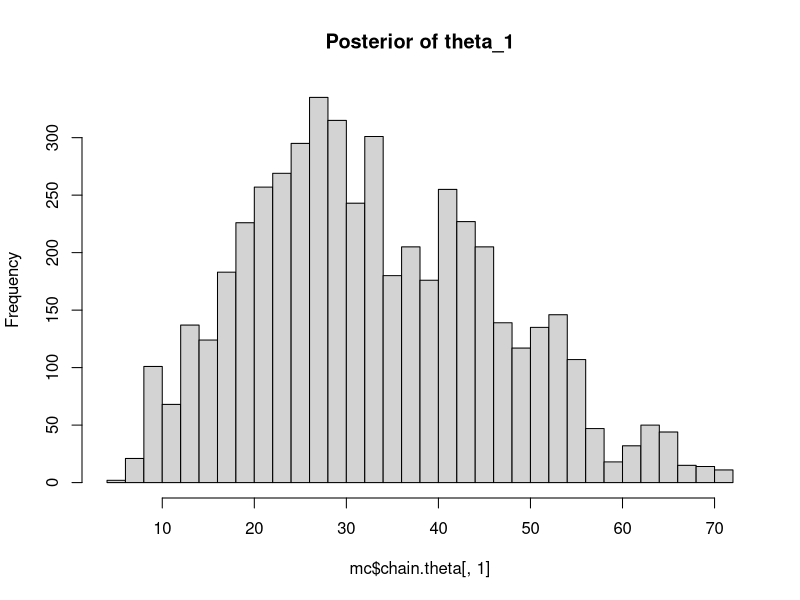
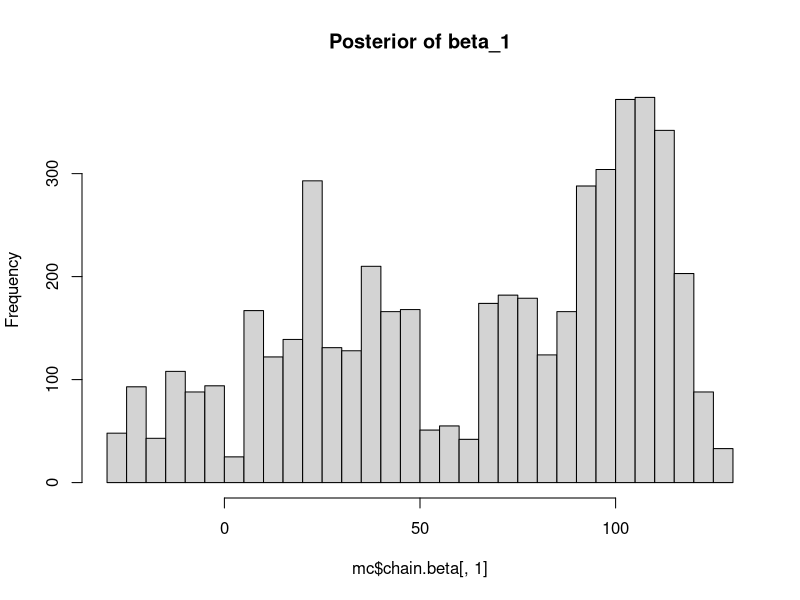
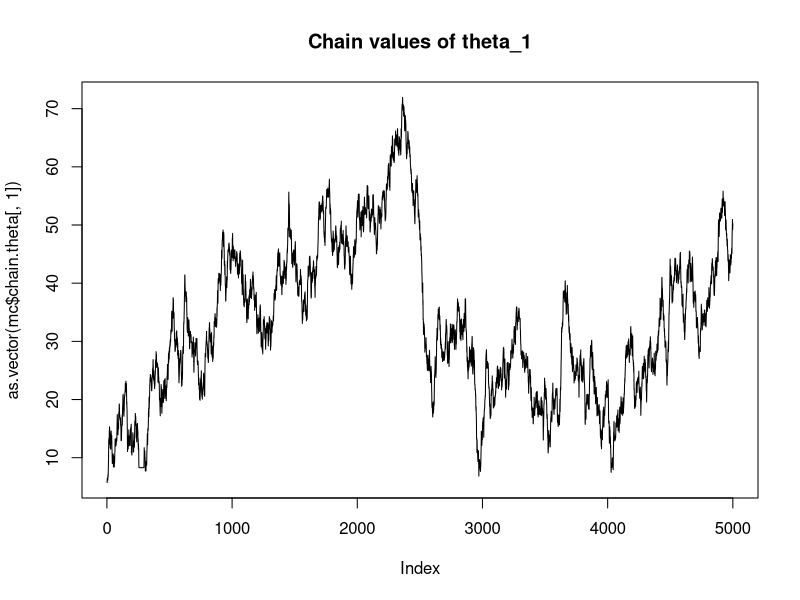
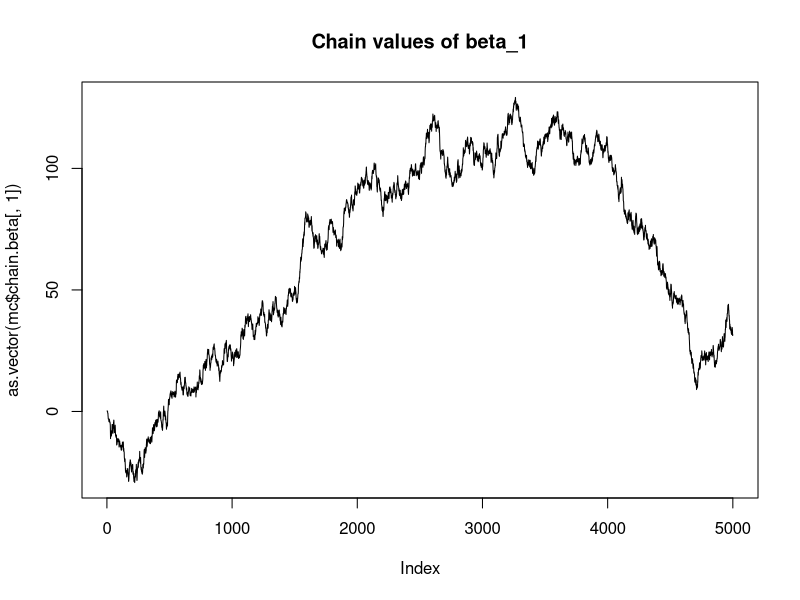

Reproduce these figures in R, in order.
library(ggplot2)
library(MCMCpack)
set.seed(62)
#DATA SIMULATION
rasch.modeling <- function(persons, items) {
  temp <- matrix(rep(items, length(persons)), ncol = length(persons))
  exp_index <- t(apply(temp, 1, '-', persons))
  probabilities <- 1 / (1 + exp(exp_index))
  output <- list()
  output$items <- items
  output$persons <- persons
  output$data <- matrix(apply(probabilities, 1, function(x) as.numeric(runif(1) > x)), ncol = length(persons))
  output
}
npersons <- 100
nitems <- 20
items <- rnorm(nitems, 0, 1)
persons <- rnorm(npersons)
rmdata <- rasch.modeling(persons, items)
X <- rmdata$data

probability <- function(beta, theta) {
  return(1 / (1 + exp(beta - theta)))
}

# loglikelihood of the data
data.like <- function(param, data){
  theta <- param[1] # person ability
  b <- param[2] # item difficulty
  p <- exp(theta - b)/(1 + exp(theta - b))
  y <- data # data
  # log likelihood
  like <- sum(y*log(p) + (1 - y)*log(1 - p)) 
  return(like)
}

theta.prior <- function(mean = 0, sd = 1, val){
  mu <- mean # prior mean
  s <- sd # prior standard deviation
  y <- val # observed "x" value from prior
  prior <- dnorm(x = y, mean = mu, sd = s) 
  return(prior)
}

b.prior <- function(mean = 0, sd = 1, val){
  mu <- mean
  s <- sd
  y <- val
  prior <- dnorm(x = y, mean = mu, sd = s)
  return(prior)
} 

# proposal, centered around the current value of the chain
prop.theta <- function(current){
  proposal <- rnorm(current, mean = current, sd = 1)
  return(proposal)
}

prop.beta <- function(current){
  proposal <- rnorm(current, mean = current, sd = 1)
  #print("Next")
  #print("current state")
  #print(current)
  #print("proposal state")
  #print(proposal)
  stopifnot(is.finite(proposal))
  return(proposal)
}

acceptance <- function(proposal, chain.theta, chain.beta, X, mode) {
  P <- outer(chain.beta, chain.theta, probability)
  if (mode == 0) {
    n <- npersons
    P.proposal <- outer(chain.beta, proposal, probability)
    cond.prob.current <- exp(colSums(log(P) * X + log(1 - P)*(1 - X)))
    cond.prob.proposal <- exp(colSums(log(P.proposal) * X + log(1 - P.proposal)*(1 - X)))
    ratio <- cond.prob.proposal*theta.prior(val = proposal)/(cond.prob.current*b.prior(val = chain.beta))
  } else {
    n <- nitems
    P.proposal <- outer(proposal, chain.theta, probability)
    cond.prob.current <- exp(rowSums(log(P) * X + log(1 - P)*(1 - X)))
    cond.prob.proposal <- exp(rowSums(log(P.proposal) * X + log(1 - P.proposal)*(1 - X)))
    ratio <- cond.prob.proposal*b.prior(val = proposal)/(cond.prob.current*b.prior(val = chain.beta))
  }
  return(pmin(ratio, rep(1,n)))
}


#GS alg
rasch.gs <- function(startvalue.theta, startvalue.beta, iterations, data, nitems, npersons) {
  X <- data
  chain.beta <- array(dim = c(iterations + 1, nitems))
  chain.theta <- array(dim = c(iterations + 1, npersons))
  chain.beta[1,] <- startvalue.beta 
  chain.theta[1,] <- startvalue.theta
  # iterations
  for (i in 2:iterations) {
    t.proposal <- prop.theta(chain.theta[i - 1,]) # sample a new value for theta
    b.proposal <- prop.beta(chain.beta[i - 1,])
    #print("chain beta i-1")
    #print(chain.beta[i - 1,])
    acceptance.theta <- acceptance(t.proposal, chain.theta[i - 1,], chain.beta[i - 1,], X, 0)
    acceptance.theta[is.na(acceptance.theta)] <- 0
    #print("acceptance theta")
    #print(acceptance.theta)
    chain.theta[i,] <- ifelse(acceptance.theta == rep(1, length(acceptance.theta)), 
                              t.proposal,
                              chain.theta[i - 1,])
    chain.theta[i,] <- ifelse(acceptance.theta < runif(length(acceptance.theta), 0, 1), 
                              t.proposal,
                              chain.theta[i - 1,])
    acceptance.beta <- acceptance(b.proposal, chain.theta[i,], chain.beta[i - 1,], X, 1)
    acceptance.beta[is.na(acceptance.beta)] <- 0
    #print("acceptance beta")
    #print(acceptance.beta)
    chain.beta[i,] <- ifelse(acceptance.beta == rep(1, length(acceptance.beta)),
                             b.proposal,
                             chain.beta[i - 1,])
    chain.beta[i,] <- ifelse(acceptance.beta < runif(length(acceptance.beta), 0, 1),
                             b.proposal,
                             chain.beta[i - 1,])
    #print(b.proposal)
    #print("chain i")
    #print(chain.beta[i,])
    #stopifnot(is.finite(t.proposal))
      }
  list <- list("chain.theta" = mcmc(chain.theta), "chain.beta" = mcmc(chain.beta))
  return(list)
}

startvalue.theta <- rep(5.91085184, npersons)
startvalue.beta <- rep(0.18186737, nitems)
iterations <- 5000

mc <- rasch.gs(startvalue.theta, startvalue.beta, iterations, X, nitems, npersons)

par(mfrow = c(1,1))
burnIn <- 2500
hist(mc$chain.theta[, 1],nclass = 30, main = "Posterior of theta_1")
abline(v = mean(mc$chain.theta[,1]), col = "red")
hist(mc$chain.beta[,1],nclass = 30, main = "Posterior of beta_1")
abline(v = mean(mc$chain.beta[,1]), col = "red")
plot(as.vector(mc$chain.theta[,1]), type = "l", main = "Chain values of theta_1" )
plot(as.vector(mc$chain.beta[,1]), type = "l",  main = "Chain values of beta_1" )
print(mc$chain.theta[1:burnIn, 1])
print(mc$chain.beta[1:burnIn, 1])
fitdistr(mc$chain.theta[burnIn,], "normal")
fitdistr(mc$chain.beta[burnIn,], "normal")
